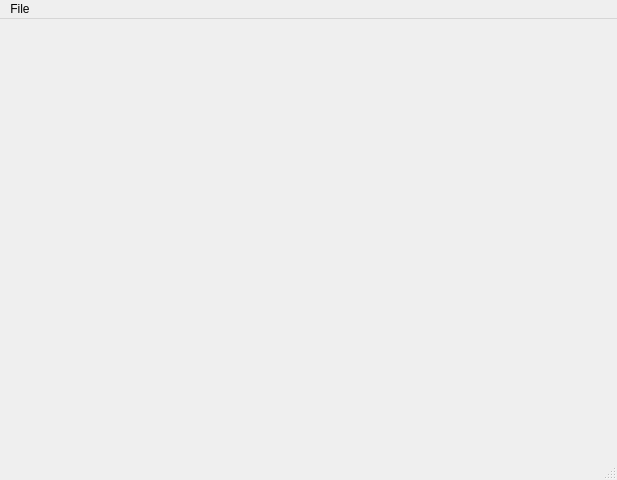
<?xml version="1.0" encoding="UTF-8"?>
<ui version="4.0">
 <class>MainWindow</class>
 <widget class="QMainWindow" name="MainWindow">
  <property name="geometry">
   <rect>
    <x>0</x>
    <y>0</y>
    <width>617</width>
    <height>480</height>
   </rect>
  </property>
  <property name="minimumSize">
   <size>
    <width>615</width>
    <height>480</height>
   </size>
  </property>
  <property name="windowTitle">
   <string>StiGame::Sprite Editor</string>
  </property>
  <widget class="QWidget" name="centralwidget"/>
  <widget class="QMenuBar" name="menubar">
   <property name="geometry">
    <rect>
     <x>0</x>
     <y>0</y>
     <width>617</width>
     <height>21</height>
    </rect>
   </property>
   <widget class="QMenu" name="menuFile">
    <property name="title">
     <string>File</string>
    </property>
    <addaction name="actionNew_Sprite"/>
    <addaction name="actionOpen"/>
    <addaction name="actionSave"/>
    <addaction name="actionSave_as"/>
    <addaction name="actionClose"/>
    <addaction name="separator"/>
    <addaction name="actionExport"/>
    <addaction name="actionQuit"/>
   </widget>
   <addaction name="menuFile"/>
  </widget>
  <widget class="QStatusBar" name="statusbar"/>
  <action name="actionNew_Sprite">
   <property name="text">
    <string>New Sprite</string>
   </property>
  </action>
  <action name="actionOpen">
   <property name="text">
    <string>Open...</string>
   </property>
  </action>
  <action name="actionQuit">
   <property name="text">
    <string>Quit</string>
   </property>
  </action>
  <action name="actionSave">
   <property name="enabled">
    <bool>false</bool>
   </property>
   <property name="text">
    <string>Save</string>
   </property>
  </action>
  <action name="actionSave_as">
   <property name="enabled">
    <bool>false</bool>
   </property>
   <property name="text">
    <string>Save as</string>
   </property>
  </action>
  <action name="actionExport">
   <property name="enabled">
    <bool>false</bool>
   </property>
   <property name="text">
    <string>Export</string>
   </property>
  </action>
  <action name="actionClose">
   <property name="enabled">
    <bool>false</bool>
   </property>
   <property name="text">
    <string>Close</string>
   </property>
  </action>
 </widget>
 <resources/>
 <connections/>
</ui>
